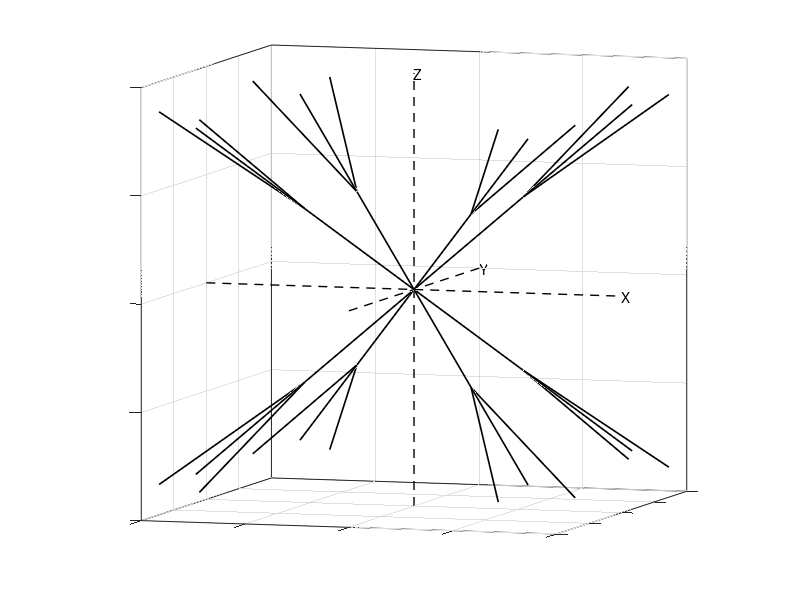

MATLAB code for this plot:
clear;

% 初始化图形窗口
figure;
hold on;
grid on;
% grid minor;
axis equal;
% xlabel('X');
% ylabel('Y');
% zlabel('Z');
xlim([-10, 10]);
ylim([-10, 10]);
zlim([-10, 10]);

% view(3); % 设置三维视图
% view([-72.5 1.1]);
view([14.9 3.5]);
view([17.4 5.9]);

% set(gca,'xtick', [],'xticklabel', []);
set(gca,'xticklabel', []);
set(gca,'yticklabel', []);
set(gca,'zticklabel', []);

% 添加X, Y, Z坐标轴
% 定义坐标轴的长度
axis_length = 10;

% 绘制X轴
plot3([-axis_length, axis_length], [0, 0], [0, 0], ...
    '--', 'Color', 'black', 'LineWidth', 1);
text(axis_length, 0, 0, 'X', 'FontSize', 10, 'Color', 'black');

% 绘制Y轴
plot3([0, 0], [-axis_length, axis_length], [0, 0], ...
    '--', 'Color', 'black', 'LineWidth', 1);
text(0, axis_length, 0, 'Y', 'FontSize', 10, 'Color', 'black');

% 绘制Z轴
plot3([0, 0], [0, 0], [-axis_length, axis_length], ...
    '--', 'Color', 'black', 'LineWidth', 1);
text(0, 0, axis_length, 'Z', 'FontSize', 10, 'Color', 'black');

% 八个卦限的起点坐标
start_points = [
    10, 10, 10;   % 第一卦限
    -10, 10, 10;  % 第二卦限
    -10, -10, 10; % 第三卦限
    10, -10, 10;  % 第四卦限
    10, 10, -10;  % 第五卦限
    -10, 10, -10; % 第六卦限
    -10, -10, -10;% 第七卦限
    10, -10, -10; % 第八卦限
];

% 遍历每个起点绘制直线和箭头
for i = 1:size(start_points, 1)
    start_point = start_points(i, :)*0.4;
    % 绘制从起点到原点的直线
    plot3([start_point(1), 0], [start_point(2), 0], [start_point(3), 0], ...
        'k', 'LineWidth', 1.2);
    
    % 计算并绘制箭头
    % 箭头的起点是直线的中点
    mid_point = start_points(i, :) *0.8;
    % 箭头的方向向量（指向原点）
    direction = -start_points(i, :) *0.4;
    % 箭头的长度应该与方向向量的长度一致，但这里可以根据需要进行调整
    % 确保箭头大小适中，不至于覆盖过多的直线部分
    % arrow_length = sqrt(sum(mid_point.^2));
    quiver3(mid_point(1), mid_point(2), mid_point(3), ...
        direction(1), direction(2), direction(3), ...
        'AutoScale', 'off', ...
        'MaxHeadSize', 1, ...
        'LineWidth', 1.2, ...
        'Color', 'black');
end

hold off;
box on;
